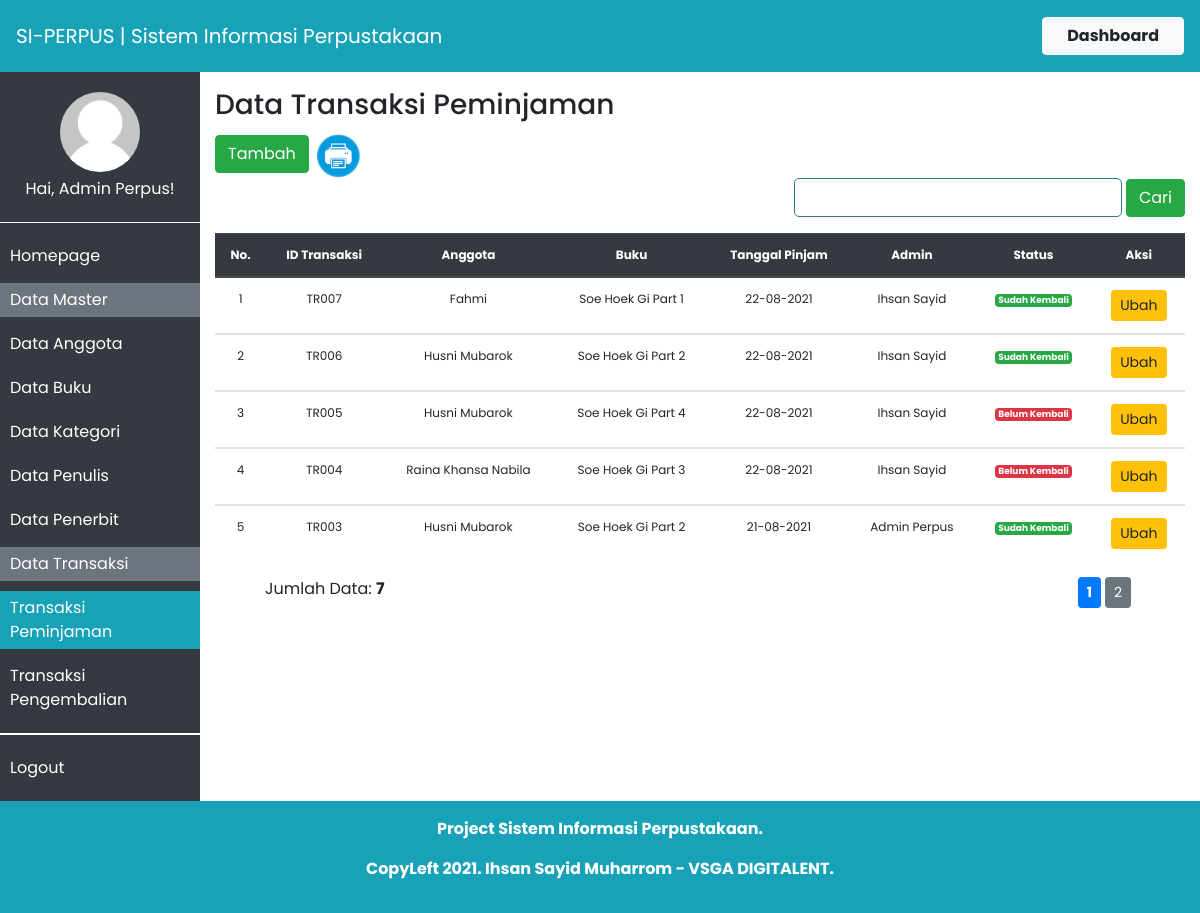
/index.php?p=peminjaman (signed in), run on the app's committed database.
### tables this page shows
CREATE TABLE `transaksi` (
  `id_transaksi` char(5) NOT NULL,
  `id_anggota` char(5) NOT NULL,
  `id_buku` char(5) NOT NULL,
  `tanggal_pinjam` date NOT NULL,
  `tanggal_kembali` date DEFAULT NULL,
  `id_admin` int(5) NOT NULL
);

CREATE TABLE `tbanggota` (
  `idanggota` varchar(5) NOT NULL,
  `nama` varchar(30) NOT NULL,
  `jeniskelamin` varchar(10) NOT NULL,
  `alamat` varchar(40) NOT NULL,
  `status` varchar(20) NOT NULL,
  `foto` varchar(35) NOT NULL
);

CREATE TABLE `buku` (
  `id_buku` char(5) NOT NULL,
  `judul_buku` varchar(50) NOT NULL,
  `id_kategori` char(5) NOT NULL,
  `id_penulis` char(5) NOT NULL,
  `id_penerbit` char(5) NOT NULL,
  `status` enum('Tersedia','Dipinjam') NOT NULL
);

### config/konfigurasi-umum.php (called while the page is built, shortened)
<?php
	$_QUERY_LIMIT		= 5;
?>

### app/peminjaman.php (the view, shortened to what this page needs)
<?php
	$row = 0;
	$offset = 0;
	if(!isset($_POST['cari'])) {
		$sql = "SELECT transaksi.id_transaksi, tbanggota.nama, buku.judul_buku, transaksi.tanggal_pinjam, transaksi.tanggal_kembali, admin.nm_admin FROM
		buku INNER JOIN transaksi ON transaksi.id_buku = buku.id_buku INNER JOIN tbanggota ON transaksi.id_anggota = tbanggota.idanggota INNER JOIN admin ON transaksi.id_admin = admin.id_admin ORDER BY id_transaksi DESC LIMIT {$offset}, {$_QUERY_LIMIT};";
		$query = mysqli_query($db_conn, $sql);
		$sql_count = "SELECT id_transaksi FROM transaksi;";
		$query_count = mysqli_query($db_conn, $sql_count);
		$row = $query_count->num_rows;
	}
?>
		<div id="container">
			<div class="page-title">
				<h3>Data Transaksi Peminjaman</h3>
			</div>
			<div class="page-content">
				<div class="table-upper">
					<div class="table-upper-left">
						<a href="index.php?p=peminjaman-tambah" class="btn btn-success btn-medium">Tambah</a>
						<a href="./app/peminjaman-cetak-daftar.php" title="Cetak Anggota" target="_blank">
							<img src="./assets/img/print.png" width="50" class="btn-print">
						</a>
					</div>
					<div class="table-upper-right">
						<form name="pencarian_anggota" action="" method="post" class="mg-top-15 text-right">
							<input type="text" name="kata_kunci" class="input_search">
							<input type="submit" name="cari" value="Cari" class="btn btn-success">
						</form>
					</div>
				</div>
			<?php
				if($row > 0) {
			?>
				<table class="table data-table">
					<thead class="thead-dark">
						<tr>
							<th>No.</th>
							<th>ID Transaksi</th>
							<th>Anggota</th>
							<th>Buku</th>
							<th>Tanggal Pinjam</th>
							<th>Admin</th>
							<th>Status</th>
							<th>Aksi</th>
						</tr>
					</thead>
				<?php
					$i = 1;
					while($data = mysqli_fetch_array($query)) {
				?>
					<tbody>
						<tr>
							<td class="text-center"><?php echo $i++; ?></td>
							<td><?php echo $data['id_transaksi']; ?></td>
							<td><?php echo $data['nama']; ?></td>
							<td>
								<?php echo $data['judul_buku'] ?>
							</td>
							<td><?php echo date("d-m-Y", strtotime($data['tanggal_pinjam'])); ?></td>
							<td class="text-center"><?php echo $data['nm_admin']; ?></td>
							<td><?php echo ($data['tanggal_kembali'] == NULL ? "<span class='badge badge-danger'>Belum Kembali</span>" : "<span class='badge badge-success'>Sudah Kembali</span>") ?></td>
							<td class="text-center">
								<a href="index.php?p=peminjaman-ubah&id=<?php echo $data['id_transaksi']; ?>" class="btn btn-warning btn-sm">Ubah</a>
							</td>
						</tr>
					</tbody>
				<?php
					}
				?>
				</table>
				<div class="table-lower">
					<div class="table-lower-left mg-top-5">
						Jumlah Data: <span class="font-weight-bold"><?php echo $row; ?></span>
					</div>
					<div class="table-lower-right text-right">
					<?php if(!isset($_POST['cari'])) {  ?>
						<ul class="table-pagination">
						<?php
						}
					?>
						</ul>
					</div>
				</div>
			<?php } else { ?>
				<p class="text-center">Data tidak tersedia.</p>
			<?php } ?>
			</div>
		</div>

### assets/css/style.css (style rules this page uses)
body { font-family: 'Poppins', sans-serif; }
:root { --primary: #297F87; }
.table.data-table { font-size: 12px !important; margin: 1rem 0; }
.table > thead, .table > tbody { text-align: center; }
.table-lower { display: flex; justify-content: space-between; padding: 0 50px; }
.table-lower > .table-lower-right > .table-pagination { list-style: none; }
.input_search { border: 1px solid var(--primary); border-radius: 5px; padding: 0.4rem 0.3rem; }

### data on the page
transaksi: id_transaksi "TR007", id_anggota.nama "Fahmi", id_buku.judul_buku "Soe Hoek Gi Part 1", tanggal_pinjam "22-08-2021", id_admin.nm_admin "Ihsan Sayid", tanggal_kembali "Sudah Kembali"
transaksi: id_transaksi "TR006", id_anggota.nama "Husni Mubarok", id_buku.judul_buku "Soe Hoek Gi Part 2", tanggal_pinjam "22-08-2021", id_admin.nm_admin "Ihsan Sayid", tanggal_kembali "Sudah Kembali"
transaksi: id_transaksi "TR005", id_anggota.nama "Husni Mubarok", id_buku.judul_buku "Soe Hoek Gi Part 4", tanggal_pinjam "22-08-2021", id_admin.nm_admin "Ihsan Sayid", shows "Belum Kembali"
transaksi: id_transaksi "TR004", id_anggota.nama "Raina Khansa Nabila", id_buku.judul_buku "Soe Hoek Gi Part 3", tanggal_pinjam "22-08-2021", id_admin.nm_admin "Ihsan Sayid", shows "Belum Kembali"
transaksi: id_transaksi "TR003", id_anggota.nama "Husni Mubarok", id_buku.judul_buku "Soe Hoek Gi Part 2", tanggal_pinjam "21-08-2021", id_admin.nm_admin "Admin Perpus", tanggal_kembali "Sudah Kembali"

### other printed values
$_SITE_TITLE "SI-PERPUS | Sistem Informasi Perpustakaan"
$_SESSION['sesi'] "Admin Perpus"
$row "7"
$_SITE_INFO "Project Sistem Informasi Perpustakaan."
$_SITE_CREDIT "CopyLeft 2021. Ihsan Sayid Muharrom - VSGA DIGITALENT."
